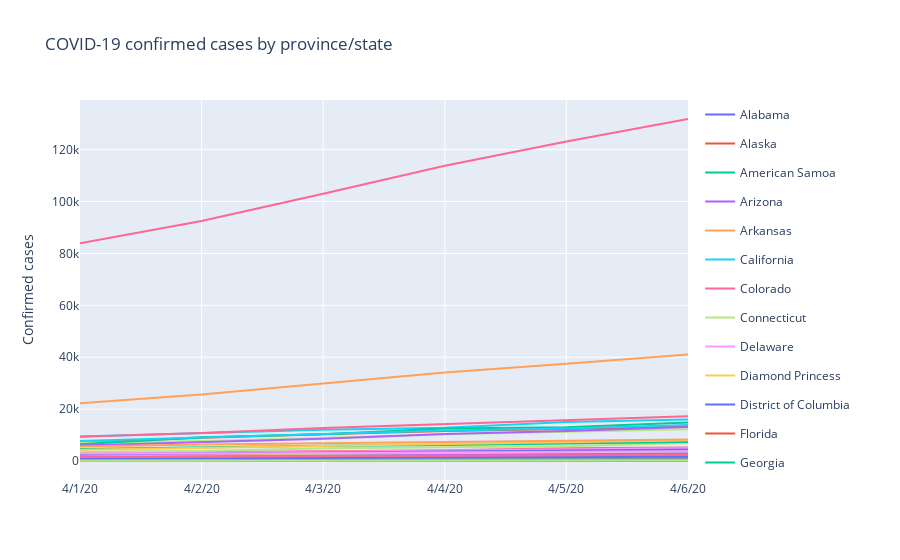

Notebook code cell kept with this figure:
### Markdown cell above
<a id='plot_confirmed'></a>
### Plot Confirmed Cases by Province/State

### Code cell
layout = go.Layout(title="COVID-19 confirmed cases by province/state",
                   yaxis={'title': 'Confirmed cases'},
                   height=1000)

fig = go.Figure(data=trace_confirmed, layout=layout)
fig.show()

### Figure 1 — Plotly figure (JSON) as saved in the notebook; plotly's stock layout.template omitted (floating-point values rounded to 4 significant figures)
{"data": [{"hoverlabel": {"namelength": 0}, "hovertemplate": "provincestate=Alabama<br>date=%{x}<br>number=%{y}", "legendgroup": "Alabama", "line": {"color": "#636efa", "dash": "solid"}, "mode": "lines", "name": "Alabama", "showlegend": true, "type": "scatter", "x": ["4/1/20", "4/2/20", "4/3/20", "4/4/20", "4/5/20", "4/6/20"], "xaxis": "x", "y": [1060, 1233, 1495, 1614, 1765, 1952], "yaxis": "y"}, {"hoverlabel": {"namelength": 0}, "hovertemplate": "provincestate=Alaska<br>date=%{x}<br>number=%{y}", "legendgroup": "Alaska", "line": {"color": "#EF553B", "dash": "solid"}, "mode": "lines", "name": "Alaska", "showlegend": true, "type": "scatter", "x": ["4/1/20", "4/2/20", "4/3/20", "4/4/20", "4/5/20", "4/6/20"], "xaxis": "x", "y": [132, 143, 157, 171, 185, 137], "yaxis": "y"}, {"hoverlabel": {"namelength": 0}, "hovertemplate": "provincestate=American Samoa<br>date=%{x}<br>number=%{y}", "legendgroup": "American Samoa", "line": {"color": "#00cc96", "dash": "solid"}, "mode": "lines", "name": "American Samoa", "showlegend": true, "type": "scatter", "x": ["4/1/20", "4/2/20", "4/3/20", "4/4/20", "4/5/20", "4/6/20"], "xaxis": "x", "y": [0, 0, 0, 0, 0, 0], "yaxis": "y"}, {"hoverlabel": {"namelength": 0}, "hovertemplate": "provincestate=Arizona<br>date=%{x}<br>number=%{y}", "legendgroup": "Arizona", "line": {"color": "#ab63fa", "dash": "solid"}, "mode": "lines", "name": "Arizona", "showlegend": true, "type": "scatter", "x": ["4/1/20", "4/2/20", "4/3/20", "4/4/20", "4/5/20", "4/6/20"], "xaxis": "x", "y": [1530, 1715, 1937, 2187, 2486, 2732], "yaxis": "y"}, {"hoverlabel": {"namelength": 0}, "hovertemplate": "provincestate=Arkansas<br>date=%{x}<br>number=%{y}", "legendgroup": "Arkansas", "line": {"color": "#FFA15A", "dash": "solid"}, "mode": "lines", "name": "Arkansas", "showlegend": true, "type": "scatter", "x": ["4/1/20", "4/2/20", "4/3/20", "4/4/20", "4/5/20", "4/6/20"], "xaxis": "x", "y": [584, 643, 704, 743, 837, 875], "yaxis": "y"}, {"hoverlabel": {"namelength": 0}, "hovertemplate": "provincestate=California<br>date=%{x}<br>number=%{y}", "legendgroup": "California", "line": {"color": "#19d3f3", "dash": "solid"}, "mode": "lines", "name": "California", "showlegend": true, "type": "scatter", "x": ["4/1/20", "4/2/20", "4/3/20", "4/4/20", "4/5/20", "4/6/20"], "xaxis": "x", "y": [9399, 10773, 12004, 12837, 15034, 16019], "yaxis": "y"}, {"hoverlabel": {"namelength": 0}, "hovertemplate": "provincestate=Colorado<br>date=%{x}<br>number=%{y}", "legendgroup": "Colorado", "line": {"color": "#FF6692", "dash": "solid"}, "mode": "lines", "name": "Colorado", "showlegend": true, "type": "scatter", "x": ["4/1/20", "4/2/20", "4/3/20", "4/4/20", "4/5/20", "4/6/20"], "xaxis": "x", "y": [2982, 3342, 3742, 4188, 4950, 5183], "yaxis": "y"}, {"hoverlabel": {"namelength": 0}, "hovertemplate": "provincestate=Connecticut<br>date=%{x}<br>number=%{y}", "legendgroup": "Connecticut", "line": {"color": "#B6E880", "dash": "solid"}, "mode": "lines", "name": "Connecticut", "showlegend": true, "type": "scatter", "x": ["4/1/20", "4/2/20", "4/3/20", "4/4/20", "4/5/20", "4/6/20"], "xaxis": "x", "y": [3557, 3824, 4914, 5276, 5675, 6906], "yaxis": "y"}, {"hoverlabel": {"namelength": 0}, "hovertemplate": "provincestate=Delaware<br>date=%{x}<br>number=%{y}", "legendgroup": "Delaware", "line": {"color": "#FF97FF", "dash": "solid"}, "mode": "lines", "name": "Delaware", "showlegend": true, "type": "scatter", "x": ["4/1/20", "4/2/20", "4/3/20", "4/4/20", "4/5/20", "4/6/20"], "xaxis": "x", "y": [368, 393, 450, 593, 673, 783], "yaxis": "y"}, {"hoverlabel": {"namelength": 0}, "hovertemplate": "provincestate=Diamond Princess<br>date=%{x}<br>number=%{y}", "legendgroup": "Diamond Princess", "line": {"color": "#FECB52", "dash": "solid"}, "mode": "lines", "name": "Diamond Princess", "showlegend": true, "type": "scatter", "x": ["4/1/20", "4/2/20", "4/3/20", "4/4/20", "4/5/20", "4/6/20"], "xaxis": "x", "y": [49, 49, 49, 49, 49, 49], "yaxis": "y"}, {"hoverlabel": {"namelength": 0}, "hovertemplate": "provincestate=District of Columbia<br>date=%{x}<br>number=%{y}", "legendgroup": "District of Columbia", "line": {"color": "#636efa", "dash": "solid"}, "mode": "lines", "name": "District of Columbia", "showlegend": true, "type": "scatter", "x": ["4/1/20", "4/2/20", "4/3/20", "4/4/20", "4/5/20", "4/6/20"], "xaxis": "x", "y": [586, 653, 757, 902, 1002, 1097], "yaxis": "y"}, {"hoverlabel": {"namelength": 0}, "hovertemplate": "provincestate=Florida<br>date=%{x}<br>number=%{y}", "legendgroup": "Florida", "line": {"color": "#EF553B", "dash": "solid"}, "mode": "lines", "name": "Florida", "showlegend": true, "type": "scatter", "x": ["4/1/20", "4/2/20", "4/3/20", "4/4/20", "4/5/20", "4/6/20"], "xaxis": "x", "y": [6956, 9008, 10268, 11545, 12350, 13324], "yaxis": "y"}, {"hoverlabel": {"namelength": 0}, "hovertemplate": "provincestate=Georgia<br>date=%{x}<br>number=%{y}", "legendgroup": "Georgia", "line": {"color": "#00cc96", "dash": "solid"}, "mode": "lines", "name": "Georgia", "showlegend": true, "type": "scatter", "x": ["4/1/20", "4/2/20", "4/3/20", "4/4/20", "4/5/20", "4/6/20"], "xaxis": "x", "y": [4638, 5348, 5831, 6160, 6647, 7314], "yaxis": "y"}, {"hoverlabel": {"namelength": 0}, "hovertemplate": "provincestate=Grand Princess<br>date=%{x}<br>number=%{y}", "legendgroup": "Grand Princess", "line": {"color": "#ab63fa", "dash": "solid"}, "mode": "lines", "name": "Grand Princess", "showlegend": true, "type": "scatter", "x": ["4/1/20", "4/2/20", "4/3/20", "4/4/20", "4/5/20", "4/6/20"], "xaxis": "x", "y": [103, 103, 103, 103, 103, 103], "yaxis": "y"}, {"hoverlabel": {"namelength": 0}, "hovertemplate": "provincestate=Guam<br>date=%{x}<br>number=%{y}", "legendgroup": "Guam", "line": {"color": "#FFA15A", "dash": "solid"}, "mode": "lines", "name": "Guam", "showlegend": true, "type": "scatter", "x": ["4/1/20", "4/2/20", "4/3/20", "4/4/20", "4/5/20", "4/6/20"], "xaxis": "x", "y": [77, 82, 84, 93, 112, 113], "yaxis": "y"}, {"hoverlabel": {"namelength": 0}, "hovertemplate": "provincestate=Hawaii<br>date=%{x}<br>number=%{y}", "legendgroup": "Hawaii", "line": {"color": "#19d3f3", "dash": "solid"}, "mode": "lines", "name": "Hawaii", "showlegend": true, "type": "scatter", "x": ["4/1/20", "4/2/20", "4/3/20", "4/4/20", "4/5/20", "4/6/20"], "xaxis": "x", "y": [224, 256, 319, 351, 371, 387], "yaxis": "y"}, {"hoverlabel": {"namelength": 0}, "hovertemplate": "provincestate=Idaho<br>date=%{x}<br>number=%{y}", "legendgroup": "Idaho", "line": {"color": "#FF6692", "dash": "solid"}, "mode": "lines", "name": "Idaho", "showlegend": true, "type": "scatter", "x": ["4/1/20", "4/2/20", "4/3/20", "4/4/20", "4/5/20", "4/6/20"], "xaxis": "x", "y": [566, 776, 891, 1022, 1078, 1101], "yaxis": "y"}, {"hoverlabel": {"namelength": 0}, "hovertemplate": "provincestate=Illinois<br>date=%{x}<br>number=%{y}", "legendgroup": "Illinois", "line": {"color": "#B6E880", "dash": "solid"}, "mode": "lines", "name": "Illinois", "showlegend": true, "type": "scatter", "x": ["4/1/20", "4/2/20", "4/3/20", "4/4/20", "4/5/20", "4/6/20"], "xaxis": "x", "y": [6980, 7695, 8904, 10357, 11259, 12262], "yaxis": "y"}, {"hoverlabel": {"namelength": 0}, "hovertemplate": "provincestate=Indiana<br>date=%{x}<br>number=%{y}", "legendgroup": "Indiana", "line": {"color": "#FF97FF", "dash": "solid"}, "mode": "lines", "name": "Indiana", "showlegend": true, "type": "scatter", "x": ["4/1/20", "4/2/20", "4/3/20", "4/4/20", "4/5/20", "4/6/20"], "xaxis": "x", "y": [2564, 3038, 3437, 3953, 4411, 4956], "yaxis": "y"}, {"hoverlabel": {"namelength": 0}, "hovertemplate": "provincestate=Iowa<br>date=%{x}<br>number=%{y}", "legendgroup": "Iowa", "line": {"color": "#FECB52", "dash": "solid"}, "mode": "lines", "name": "Iowa", "showlegend": true, "type": "scatter", "x": ["4/1/20", "4/2/20", "4/3/20", "4/4/20", "4/5/20", "4/6/20"], "xaxis": "x", "y": [547, 614, 699, 787, 869, 946], "yaxis": "y"}, {"hoverlabel": {"namelength": 0}, "hovertemplate": "provincestate=Kansas<br>date=%{x}<br>number=%{y}", "legendgroup": "Kansas", "line": {"color": "#636efa", "dash": "solid"}, "mode": "lines", "name": "Kansas", "showlegend": true, "type": "scatter", "x": ["4/1/20", "4/2/20", "4/3/20", "4/4/20", "4/5/20", "4/6/20"], "xaxis": "x", "y": [485, 553, 629, 698, 751, 849], "yaxis": "y"}, {"hoverlabel": {"namelength": 0}, "hovertemplate": "provincestate=Kentucky<br>date=%{x}<br>number=%{y}", "legendgroup": "Kentucky", "line": {"color": "#EF553B", "dash": "solid"}, "mode": "lines", "name": "Kentucky", "showlegend": true, "type": "scatter", "x": ["4/1/20", "4/2/20", "4/3/20", "4/4/20", "4/5/20", "4/6/20"], "xaxis": "x", "y": [632, 770, 770, 917, 955, 955], "yaxis": "y"}, {"hoverlabel": {"namelength": 0}, "hovertemplate": "provincestate=Louisiana<br>date=%{x}<br>number=%{y}", "legendgroup": "Louisiana", "line": {"color": "#00cc96", "dash": "solid"}, "mode": "lines", "name": "Louisiana", "showlegend": true, "type": "scatter", "x": ["4/1/20", "4/2/20", "4/3/20", "4/4/20", "4/5/20", "4/6/20"], "xaxis": "x", "y": [6424, 9159, 10297, 12496, 13010, 14867], "yaxis": "y"}, {"hoverlabel": {"namelength": 0}, "hovertemplate": "provincestate=Maine<br>date=%{x}<br>number=%{y}", "legendgroup": "Maine", "line": {"color": "#ab63fa", "dash": "solid"}, "mode": "lines", "name": "Maine", "showlegend": true, "type": "scatter", "x": ["4/1/20", "4/2/20", "4/3/20", "4/4/20", "4/5/20", "4/6/20"], "xaxis": "x", "y": [303, 376, 432, 456, 470, 499], "yaxis": "y"}, {"hoverlabel": {"namelength": 0}, "hovertemplate": "provincestate=Maryland<br>date=%{x}<br>number=%{y}", "legendgroup": "Maryland", "line": {"color": "#FFA15A", "dash": "solid"}, "mode": "lines", "name": "Maryland", "showlegend": true, "type": "scatter", "x": ["4/1/20", "4/2/20", "4/3/20", "4/4/20", "4/5/20", "4/6/20"], "xaxis": "x", "y": [1986, 2331, 2758, 3125, 3617, 4045], "yaxis": "y"}, {"hoverlabel": {"namelength": 0}, "hovertemplate": "provincestate=Massachusetts<br>date=%{x}<br>number=%{y}", "legendgroup": "Massachusetts", "line": {"color": "#19d3f3", "dash": "solid"}, "mode": "lines", "name": "Massachusetts", "showlegend": true, "type": "scatter", "x": ["4/1/20", "4/2/20", "4/3/20", "4/4/20", "4/5/20", "4/6/20"], "xaxis": "x", "y": [7738, 8966, 10402, 11736, 12500, 13837], "yaxis": "y"}, {"hoverlabel": {"namelength": 0}, "hovertemplate": "provincestate=Michigan<br>date=%{x}<br>number=%{y}", "legendgroup": "Michigan", "line": {"color": "#FF6692", "dash": "solid"}, "mode": "lines", "name": "Michigan", "showlegend": true, "type": "scatter", "x": ["4/1/20", "4/2/20", "4/3/20", "4/4/20", "4/5/20", "4/6/20"], "xaxis": "x", "y": [9315, 10791, 12744, 14225, 15718, 17221], "yaxis": "y"}, {"hoverlabel": {"namelength": 0}, "hovertemplate": "provincestate=Minnesota<br>date=%{x}<br>number=%{y}", "legendgroup": "Minnesota", "line": {"color": "#B6E880", "dash": "solid"}, "mode": "lines", "name": "Minnesota", "showlegend": true, "type": "scatter", "x": ["4/1/20", "4/2/20", "4/3/20", "4/4/20", "4/5/20", "4/6/20"], "xaxis": "x", "y": [689, 742, 788, 865, 935, 986], "yaxis": "y"}, {"hoverlabel": {"namelength": 0}, "hovertemplate": "provincestate=Mississippi<br>date=%{x}<br>number=%{y}", "legendgroup": "Mississippi", "line": {"color": "#FF97FF", "dash": "solid"}, "mode": "lines", "name": "Mississippi", "showlegend": true, "type": "scatter", "x": ["4/1/20", "4/2/20", "4/3/20", "4/4/20", "4/5/20", "4/6/20"], "xaxis": "x", "y": [1073, 1177, 1358, 1455, 1638, 1738], "yaxis": "y"}, {"hoverlabel": {"namelength": 0}, "hovertemplate": "provincestate=Missouri<br>date=%{x}<br>number=%{y}", "legendgroup": "Missouri", "line": {"color": "#FECB52", "dash": "solid"}, "mode": "lines", "name": "Missouri", "showlegend": true, "type": "scatter", "x": ["4/1/20", "4/2/20", "4/3/20", "4/4/20", "4/5/20", "4/6/20"], "xaxis": "x", "y": [1613, 1857, 1864, 2310, 2347, 2736], "yaxis": "y"}, {"hoverlabel": {"namelength": 0}, "hovertemplate": "provincestate=Montana<br>date=%{x}<br>number=%{y}", "legendgroup": "Montana", "line": {"color": "#636efa", "dash": "solid"}, "mode": "lines", "name": "Montana", "showlegend": true, "type": "scatter", "x": ["4/1/20", "4/2/20", "4/3/20", "4/4/20", "4/5/20", "4/6/20"], "xaxis": "x", "y": [208, 241, 243, 265, 286, 299], "yaxis": "y"}, {"hoverlabel": {"namelength": 0}, "hovertemplate": "provincestate=Nebraska<br>date=%{x}<br>number=%{y}", "legendgroup": "Nebraska", "line": {"color": "#EF553B", "dash": "solid"}, "mode": "lines", "name": "Nebraska", "showlegend": true, "type": "scatter", "x": ["4/1/20", "4/2/20", "4/3/20", "4/4/20", "4/5/20", "4/6/20"], "xaxis": "x", "y": [210, 246, 279, 321, 364, 417], "yaxis": "y"}, {"hoverlabel": {"namelength": 0}, "hovertemplate": "provincestate=Nevada<br>date=%{x}<br>number=%{y}", "legendgroup": "Nevada", "line": {"color": "#00cc96", "dash": "solid"}, "mode": "lines", "name": "Nevada", "showlegend": true, "type": "scatter", "x": ["4/1/20", "4/2/20", "4/3/20", "4/4/20", "4/5/20", "4/6/20"], "xaxis": "x", "y": [1279, 1463, 1514, 1742, 1855, 1953], "yaxis": "y"}, {"hoverlabel": {"namelength": 0}, "hovertemplate": "provincestate=New Hampshire<br>date=%{x}<br>number=%{y}", "legendgroup": "New Hampshire", "line": {"color": "#ab63fa", "dash": "solid"}, "mode": "lines", "name": "New Hampshire", "showlegend": true, "type": "scatter", "x": ["4/1/20", "4/2/20", "4/3/20", "4/4/20", "4/5/20", "4/6/20"], "xaxis": "x", "y": [357, 316, 479, 540, 621, 715], "yaxis": "y"}, {"hoverlabel": {"namelength": 0}, "hovertemplate": "provincestate=New Jersey<br>date=%{x}<br>number=%{y}", "legendgroup": "New Jersey", "line": {"color": "#FFA15A", "dash": "solid"}, "mode": "lines", "name": "New Jersey", "showlegend": true, "type": "scatter", "x": ["4/1/20", "4/2/20", "4/3/20", "4/4/20", "4/5/20", "4/6/20"], "xaxis": "x", "y": [22255, 25590, 29895, 34124, 37505, 41090], "yaxis": "y"}, {"hoverlabel": {"namelength": 0}, "hovertemplate": "provincestate=New Mexico<br>date=%{x}<br>number=%{y}", "legendgroup": "New Mexico", "line": {"color": "#19d3f3", "dash": "solid"}, "mode": "lines", "name": "New Mexico", "showlegend": true, "type": "scatter", "x": ["4/1/20", "4/2/20", "4/3/20", "4/4/20", "4/5/20", "4/6/20"], "xaxis": "x", "y": [340, 388, 534, 534, 670, 757], "yaxis": "y"}, {"hoverlabel": {"namelength": 0}, "hovertemplate": "provincestate=New York<br>date=%{x}<br>number=%{y}", "legendgroup": "New York", "line": {"color": "#FF6692", "dash": "solid"}, "mode": "lines", "name": "New York", "showlegend": true, "type": "scatter", "x": ["4/1/20", "4/2/20", "4/3/20", "4/4/20", "4/5/20", "4/6/20"], "xaxis": "x", "y": [83948, 92506, 102987, 113833, 123160, 131815], "yaxis": "y"}, {"hoverlabel": {"namelength": 0}, "hovertemplate": "provincestate=North Carolina<br>date=%{x}<br>number=%{y}", "legendgroup": "North Carolina", "line": {"color": "#B6E880", "dash": "solid"}, "mode": "lines", "name": "North Carolina", "showlegend": true, "type": "scatter", "x": ["4/1/20", "4/2/20", "4/3/20", "4/4/20", "4/5/20", "4/6/20"], "xaxis": "x", "y": [1675, 1977, 2251, 2486, 2649, 2962], "yaxis": "y"}, {"hoverlabel": {"namelength": 0}, "hovertemplate": "provincestate=North Dakota<br>date=%{x}<br>number=%{y}", "legendgroup": "North Dakota", "line": {"color": "#FF97FF", "dash": "solid"}, "mode": "lines", "name": "North Dakota", "showlegend": true, "type": "scatter", "x": ["4/1/20", "4/2/20", "4/3/20", "4/4/20", "4/5/20", "4/6/20"], "xaxis": "x", "y": [142, 159, 173, 186, 207, 225], "yaxis": "y"}, {"hoverlabel": {"namelength": 0}, "hovertemplate": "provincestate=Northern Mariana Islands<br>date=%{x}<br>number=%{y}", "legendgroup": "Northern Mariana Islands", "line": {"color": "#FECB52", "dash": "solid"}, "mode": "lines", "name": "Northern Mariana Islands", "showlegend": true, "type": "scatter", "x": ["4/1/20", "4/2/20", "4/3/20", "4/4/20", "4/5/20", "4/6/20"], "xaxis": "x", "y": [6, 6, 6, 6, 6, 6], "yaxis": "y"}, {"hoverlabel": {"namelength": 0}, "hovertemplate": "provincestate=Ohio<br>date=%{x}<br>number=%{y}", "legendgroup": "Ohio", "line": {"color": "#636efa", "dash": "solid"}, "mode": "lines", "name": "Ohio", "showlegend": true, "type": "scatter", "x": ["4/1/20", "4/2/20", "4/3/20", "4/4/20", "4/5/20", "4/6/20"], "xaxis": "x", "y": [2547, 2901, 3312, 3739, 4043, 4453], "yaxis": "y"}, {"hoverlabel": {"namelength": 0}, "hovertemplate": "provincestate=Oklahoma<br>date=%{x}<br>number=%{y}", "legendgroup": "Oklahoma", "line": {"color": "#EF553B", "dash": "solid"}, "mode": "lines", "name": "Oklahoma", "showlegend": true, "type": "scatter", "x": ["4/1/20", "4/2/20", "4/3/20", "4/4/20", "4/5/20", "4/6/20"], "xaxis": "x", "y": [721, 881, 990, 1161, 1254, 1329], "yaxis": "y"}, {"hoverlabel": {"namelength": 0}, "hovertemplate": "provincestate=Oregon<br>date=%{x}<br>number=%{y}", "legendgroup": "Oregon", "line": {"color": "#00cc96", "dash": "solid"}, "mode": "lines", "name": "Oregon", "showlegend": true, "type": "scatter", "x": ["4/1/20", "4/2/20", "4/3/20", "4/4/20", "4/5/20", "4/6/20"], "xaxis": "x", "y": [736, 826, 899, 899, 1068, 1068], "yaxis": "y"}, {"hoverlabel": {"namelength": 0}, "hovertemplate": "provincestate=Pennsylvania<br>date=%{x}<br>number=%{y}", "legendgroup": "Pennsylvania", "line": {"color": "#ab63fa", "dash": "solid"}, "mode": "lines", "name": "Pennsylvania", "showlegend": true, "type": "scatter", "x": ["4/1/20", "4/2/20", "4/3/20", "4/4/20", "4/5/20", "4/6/20"], "xaxis": "x", "y": [6009, 7268, 8570, 10444, 11589, 13127], "yaxis": "y"}, {"hoverlabel": {"namelength": 0}, "hovertemplate": "provincestate=Puerto Rico<br>date=%{x}<br>number=%{y}", "legendgroup": "Puerto Rico", "line": {"color": "#FFA15A", "dash": "solid"}, "mode": "lines", "name": "Puerto Rico", "showlegend": true, "type": "scatter", "x": ["4/1/20", "4/2/20", "4/3/20", "4/4/20", "4/5/20", "4/6/20"], "xaxis": "x", "y": [286, 316, 316, 452, 475, 513], "yaxis": "y"}, {"hoverlabel": {"namelength": 0}, "hovertemplate": "provincestate=Rhode Island<br>date=%{x}<br>number=%{y}", "legendgroup": "Rhode Island", "line": {"color": "#19d3f3", "dash": "solid"}, "mode": "lines", "name": "Rhode Island", "showlegend": true, "type": "scatter", "x": ["4/1/20", "4/2/20", "4/3/20", "4/4/20", "4/5/20", "4/6/20"], "xaxis": "x", "y": [566, 657, 711, 806, 922, 1082], "yaxis": "y"}, {"hoverlabel": {"namelength": 0}, "hovertemplate": "provincestate=South Carolina<br>date=%{x}<br>number=%{y}", "legendgroup": "South Carolina", "line": {"color": "#FF6692", "dash": "solid"}, "mode": "lines", "name": "South Carolina", "showlegend": true, "type": "scatter", "x": ["4/1/20", "4/2/20", "4/3/20", "4/4/20", "4/5/20", "4/6/20"], "xaxis": "x", "y": [1293, 1554, 1700, 1917, 2049, 2232], "yaxis": "y"}, {"hoverlabel": {"namelength": 0}, "hovertemplate": "provincestate=South Dakota<br>date=%{x}<br>number=%{y}", "legendgroup": "South Dakota", "line": {"color": "#B6E880", "dash": "solid"}, "mode": "lines", "name": "South Dakota", "showlegend": true, "type": "scatter", "x": ["4/1/20", "4/2/20", "4/3/20", "4/4/20", "4/5/20", "4/6/20"], "xaxis": "x", "y": [129, 165, 187, 212, 240, 288], "yaxis": "y"}, {"hoverlabel": {"namelength": 0}, "hovertemplate": "provincestate=Tennessee<br>date=%{x}<br>number=%{y}", "legendgroup": "Tennessee", "line": {"color": "#FF97FF", "dash": "solid"}, "mode": "lines", "name": "Tennessee", "showlegend": true, "type": "scatter", "x": ["4/1/20", "4/2/20", "4/3/20", "4/4/20", "4/5/20", "4/6/20"], "xaxis": "x", "y": [2933, 2845, 3067, 3322, 3633, 3802], "yaxis": "y"}, {"hoverlabel": {"namelength": 0}, "hovertemplate": "provincestate=Texas<br>date=%{x}<br>number=%{y}", "legendgroup": "Texas", "line": {"color": "#FECB52", "dash": "solid"}, "mode": "lines", "name": "Texas", "showlegend": true, "type": "scatter", "x": ["4/1/20", "4/2/20", "4/3/20", "4/4/20", "4/5/20", "4/6/20"], "xaxis": "x", "y": [4355, 5069, 5734, 6556, 7209, 8043], "yaxis": "y"}, {"hoverlabel": {"namelength": 0}, "hovertemplate": "provincestate=Utah<br>date=%{x}<br>number=%{y}", "legendgroup": "Utah", "line": {"color": "#636efa", "dash": "solid"}, "mode": "lines", "name": "Utah", "showlegend": true, "type": "scatter", "x": ["4/1/20", "4/2/20", "4/3/20", "4/4/20", "4/5/20", "4/6/20"], "xaxis": "x", "y": [888, 1092, 1253, 1432, 1603, 1680], "yaxis": "y"}, {"hoverlabel": {"namelength": 0}, "hovertemplate": "provincestate=Vermont<br>date=%{x}<br>number=%{y}", "legendgroup": "Vermont", "line": {"color": "#EF553B", "dash": "solid"}, "mode": "lines", "name": "Vermont", "showlegend": true, "type": "scatter", "x": ["4/1/20", "4/2/20", "4/3/20", "4/4/20", "4/5/20", "4/6/20"], "xaxis": "x", "y": [321, 338, 389, 461, 512, 543], "yaxis": "y"}, {"hoverlabel": {"namelength": 0}, "hovertemplate": "provincestate=Virgin Islands<br>date=%{x}<br>number=%{y}", "legendgroup": "Virgin Islands", "line": {"color": "#00cc96", "dash": "solid"}, "mode": "lines", "name": "Virgin Islands", "showlegend": true, "type": "scatter", "x": ["4/1/20", "4/2/20", "4/3/20", "4/4/20", "4/5/20", "4/6/20"], "xaxis": "x", "y": [30, 30, 37, 40, 42, 43], "yaxis": "y"}, {"hoverlabel": {"namelength": 0}, "hovertemplate": "provincestate=Virginia<br>date=%{x}<br>number=%{y}", "legendgroup": "Virginia", "line": {"color": "#ab63fa", "dash": "solid"}, "mode": "lines", "name": "Virginia", "showlegend": true, "type": "scatter", "x": ["4/1/20", "4/2/20", "4/3/20", "4/4/20", "4/5/20", "4/6/20"], "xaxis": "x", "y": [1483, 1706, 2012, 2407, 2640, 2878], "yaxis": "y"}, {"hoverlabel": {"namelength": 0}, "hovertemplate": "provincestate=Washington<br>date=%{x}<br>number=%{y}", "legendgroup": "Washington", "line": {"color": "#FFA15A", "dash": "solid"}, "mode": "lines", "name": "Washington", "showlegend": true, "type": "scatter", "x": ["4/1/20", "4/2/20", "4/3/20", "4/4/20", "4/5/20", "4/6/20"], "xaxis": "x", "y": [5608, 6389, 6846, 7247, 7825, 8311], "yaxis": "y"}, {"hoverlabel": {"namelength": 0}, "hovertemplate": "provincestate=West Virginia<br>date=%{x}<br>number=%{y}", "legendgroup": "West Virginia", "line": {"color": "#19d3f3", "dash": "solid"}, "mode": "lines", "name": "West Virginia", "showlegend": true, "type": "scatter", "x": ["4/1/20", "4/2/20", "4/3/20", "4/4/20", "4/5/20", "4/6/20"], "xaxis": "x", "y": [191, 216, 237, 282, 324, 345], "yaxis": "y"}, {"hoverlabel": {"namelength": 0}, "hovertemplate": "provincestate=Wisconsin<br>date=%{x}<br>number=%{y}", "legendgroup": "Wisconsin", "line": {"color": "#FF6692", "dash": "solid"}, "mode": "lines", "name": "Wisconsin", "showlegend": true, "type": "scatter", "x": ["4/1/20", "4/2/20", "4/3/20", "4/4/20", "4/5/20", "4/6/20"], "xaxis": "x", "y": [1556, 1748, 2012, 2030, 2320, 2449], "yaxis": "y"}, {"hoverlabel": {"namelength": 0}, "hovertemplate": "provincestate=Wyoming<br>date=%{x}<br>number=%{y}", "legendgroup": "Wyoming", "line": {"color": "#B6E880", "dash": "solid"}, "mode": "lines", "name": "Wyoming", "showlegend": true, "type": "scatter", "x": ["4/1/20", "4/2/20", "4/3/20", "4/4/20", "4/5/20", "4/6/20"], "xaxis": "x", "y": [130, 150, 162, 187, 197, 210], "yaxis": "y"}], "layout": {"autosize": true, "title": {"text": "COVID-19 confirmed cases by province/state"}, "xaxis": {"autorange": true, "range": [0, 5], "type": "category"}, "yaxis": {"autorange": true, "range": [-7323.0, 139100.0], "title": {"text": "Confirmed cases"}, "type": "linear"}}}
